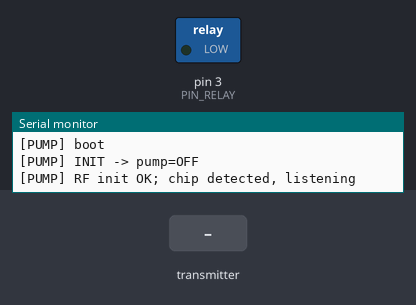
Bench run of a sketch on a simulated Arduino Nano, built with avr-gcc and run on an emulated ATmega328P. Parts: switched loads named in the sketch (green lamp = pin HIGH), the last lines printed to the serial monitor. The test bench sets the inputs (shaded band). No radio packets arrive unless stated.

Above: at 1.4 s.
1.5 s: the transmitter starts sending pumpOn = 1
At 2.5 s:
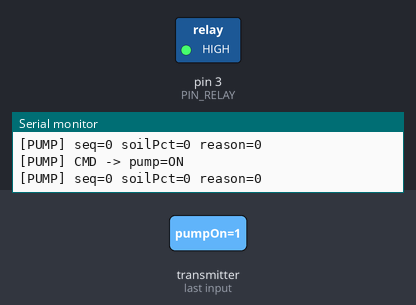
3.0 s: the transmitter starts sending pumpOn = 0
At 3.7 s:
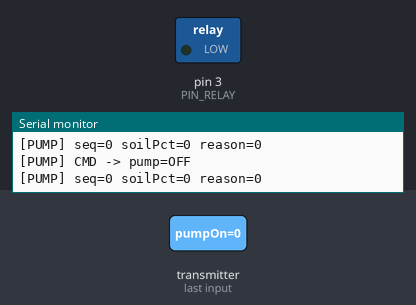
Timing chart, 0 to 6.0 s (numbered marks = the images above; inputs shaded):
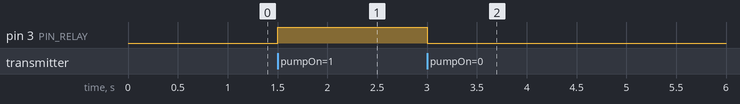

The sketch:

sketch_oct25bv2.ino
```cpp
/* =========================================================
   Node: PUMP RX (Arduino Nano V3)
   Purpose: Receive pump command from Mega and drive relay (D3)
   nRF24L01+ via adapter:
     CE D9, CSN D10, SCK D13, MOSI D11, MISO D12, VCC 5V, GND
     Decoupling on adapter 3.3V: 47–100uF + 0.1uF
   Relay/SSR:
     IN D3 (HIGH = ON), VCC 5V, GND common
   Failsafe: If no command > 5 s -> Pump OFF
   Serial: 115200 baud
   ========================================================= */

#include <SPI.h>
#include <RF24.h>

RF24 radio(9, 10); // CE, CSN

const byte PIPE_MEGA_TO_PUMP[6] = "PUMP1";
const uint8_t RF_CHANNEL = 76;
const rf24_datarate_e RF_RATE = RF24_250KBPS;

struct PumpCmd {
  uint32_t seq;
  bool     pumpOn;
  uint8_t  lastSoilPct;
  uint8_t  reason;   // 0=LOGIC,1=FAILSAFE_NO_SOIL,2=TIMEOUT_5MIN,3=HYST_OFF
};

const uint8_t PIN_RELAY = 3;

uint32_t lastCmdMs = 0;
const uint32_t CMD_TIMEOUT_MS = 5000; // 5 s
bool currentPump = false;

void applyPump(bool on, const char* src) {
  currentPump = on;
  digitalWrite(PIN_RELAY, on ? HIGH : LOW);
  Serial.print(F("[PUMP] ")); Serial.print(src);
  Serial.print(F(" -> pump=")); Serial.println(on ? F("ON") : F("OFF"));
}

void setup() {
  Serial.begin(115200);
  delay(200);
  Serial.println(F("[PUMP] boot"));

  pinMode(PIN_RELAY, OUTPUT);
  applyPump(false, "INIT");

  if (!radio.begin()) {
    Serial.println(F("[PUMP] RF init FAILED"));
  } else {
    radio.setChannel(RF_CHANNEL);
    radio.setDataRate(RF_RATE);
    radio.setPALevel(RF24_PA_LOW);
    radio.setAutoAck(true);
    radio.setRetries(5, 15);
    radio.disableDynamicPayloads();
    radio.openReadingPipe(1, PIPE_MEGA_TO_PUMP);
    radio.startListening();

    Serial.println(radio.isChipConnected()
      ? F("[PUMP] RF init OK; chip detected, listening")
      : F("[PUMP] RF init OK; chip NOT detected (wiring/power?)"));
  }
}

void loop() {
  // Incoming commands
  while (radio.available()) {
    PumpCmd cmd;
    radio.read(&cmd, sizeof(cmd));
    lastCmdMs = millis();
    applyPump(cmd.pumpOn, "CMD");
    Serial.print(F("[PUMP] seq=")); Serial.print(cmd.seq);
    Serial.print(F(" soilPct=")); Serial.print(cmd.lastSoilPct);
    Serial.print(F(" reason=")); Serial.println(cmd.reason);
  }

  // Failsafe: OFF if no command for >5 s
  uint32_t now = millis();
  if (now - lastCmdMs > CMD_TIMEOUT_MS) {
    if (currentPump) {
      applyPump(false, "FAILSAFE_NO_CMD");
    }
  }
}
```

Measured:
- after the input at 1.5 s, pin 3 (PIN_RELAY): LOW → HIGH at once
- after the input at 3.0 s, pin 3 (PIN_RELAY): HIGH → LOW at once
